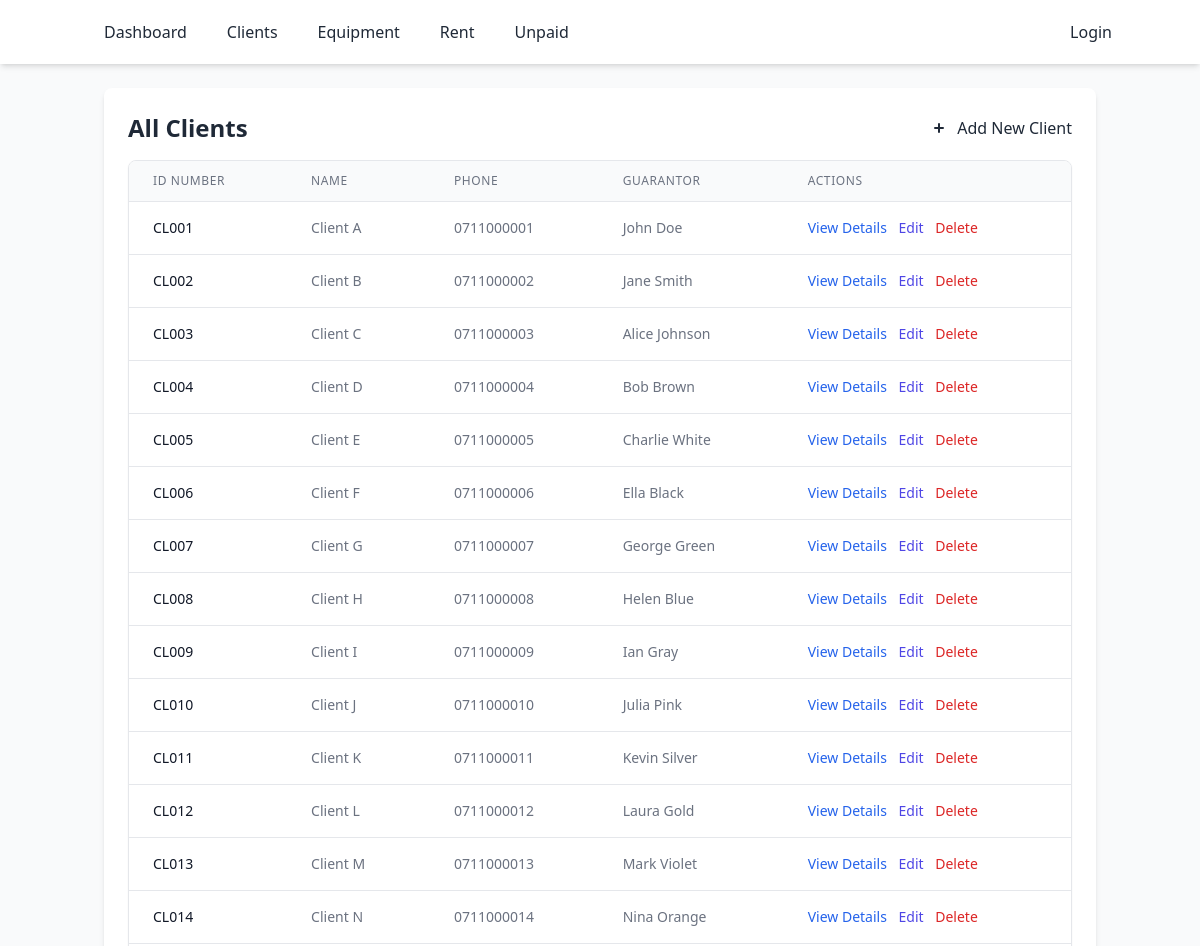
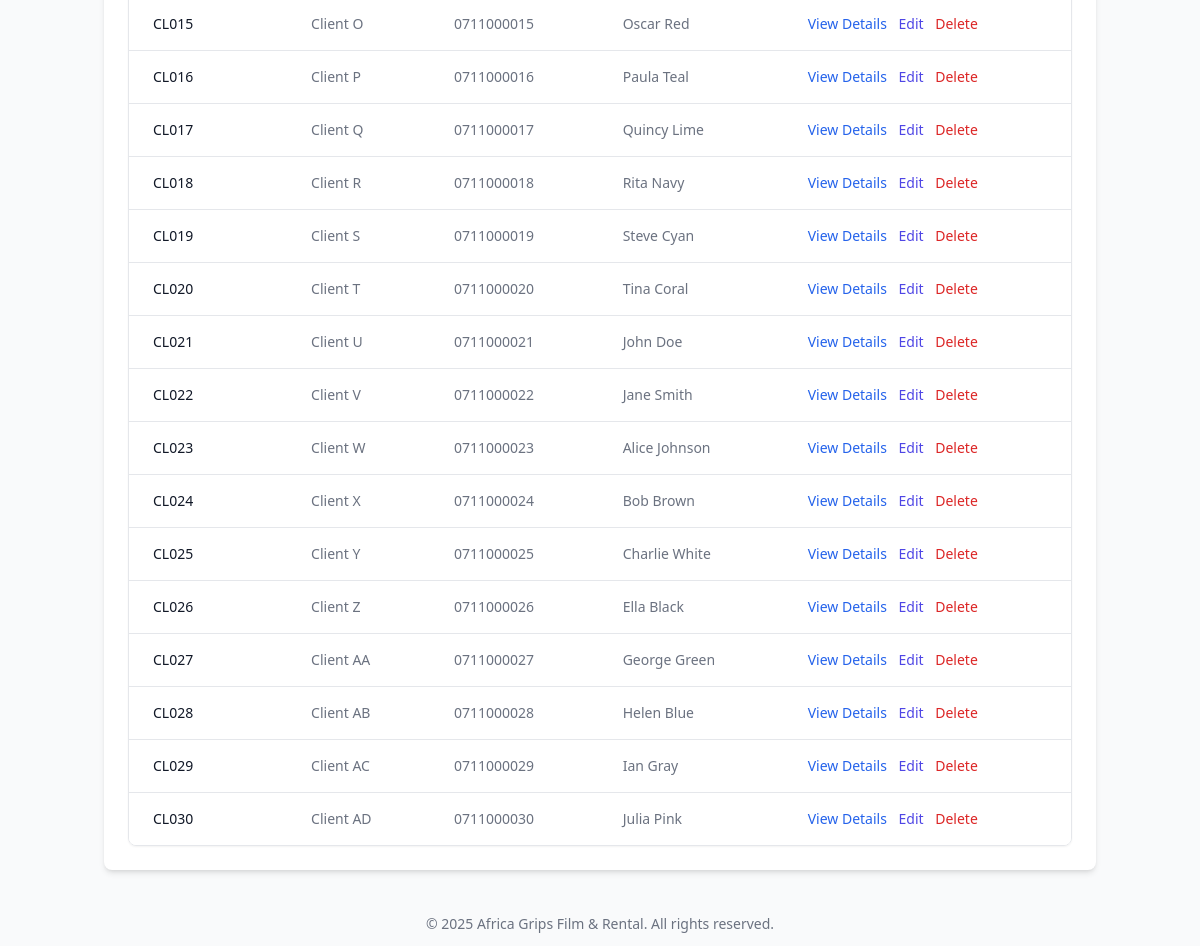
Page /clients/list.php on the committed database (2 pictures, top to bottom).
### tables this page shows
CREATE TABLE clients (
    id INT AUTO_INCREMENT PRIMARY KEY,
    client_id VARCHAR(100) NOT NULL,
    client_name VARCHAR(255) NOT NULL,
    client_phone VARCHAR(20) NOT NULL,
    guarantor_id INT,
    created_at TIMESTAMP DEFAULT CURRENT_TIMESTAMP,
    FOREIGN KEY (guarantor_id) REFERENCES guarantors(id)
);

CREATE TABLE guarantors (
    id INT AUTO_INCREMENT PRIMARY KEY,
    name VARCHAR(255) NOT NULL,
    id_number VARCHAR(100) NOT NULL,
    phone_number VARCHAR(20) NOT NULL,
    otp_code VARCHAR(10),
    verified BOOLEAN DEFAULT FALSE,
    created_at TIMESTAMP DEFAULT CURRENT_TIMESTAMP
);

### config/db.php (called while the page is built, shortened)
<?php
$host = 'localhost';
$db   = 'africa_grips';
$user = 'root';
$pass = '';
try {
    $pdo = new PDO("mysql:host=$host;dbname=$db;charset=utf8", $user, $pass);
    $pdo->setAttribute(PDO::ATTR_ERRMODE, PDO::ERRMODE_EXCEPTION);
} catch (PDOException $e) {
    die("Database connection failed: " . $e->getMessage());
}
function fetchAll($table, $conditions = []) {
    global $pdo;
    $sql = "SELECT * FROM $table";
    $stmt = $pdo->prepare($sql);
    $stmt->execute($conditions);
    return $stmt->fetchAll(PDO::FETCH_ASSOC);
}
function fetchOne($table, $conditions) {
    global $pdo;
    $sql = "SELECT * FROM $table WHERE ";
    $whereClause = '';
    foreach ($conditions as $key => $value) {
        $whereClause .= "$key=:$key AND ";
    }
    $whereClause = rtrim($whereClause, ' AND ');
    $sql .= $whereClause . " LIMIT 1";
    $stmt = $pdo->prepare($sql);
    $stmt->execute($conditions);
    return $stmt->fetch(PDO::FETCH_ASSOC);
}
?>

### clients/list.php (the view, shortened to what this page needs)
<?php
require_once "../config/db.php";
require_once "../includes/header.php";
$clients = fetchAll('clients');
?>
<div class="bg-white shadow-md rounded-lg p-6 mb-6">
    <div class="flex items-center justify-between mb-4">
        <h2 class="text-2xl font-bold text-gray-800">All Clients</h2>
        <a href="add.php" class="btn-success inline-flex items-center">
            <svg xmlns="http://www.w3.org/2000/svg" class="h-5 w-5 mr-2" viewBox="0 0 20 20" fill="currentColor">
                <path fill-rule="evenodd" d="M10 5a1 1 0 011 1v3h3a1 1 0 110 2h-3v3a1 1 0 11-2 0v-3H6a1 1 0 110-2h3V6a1 1 0 011-1z" clip-rule="evenodd" />
            </svg>
            Add New Client
        </a>
    </div>
    <div class="overflow-x-auto rounded-lg shadow-sm border border-gray-200">
        <table class="min-w-full divide-y divide-gray-200">
            <thead class="bg-gray-50">
                <tr>
                    <th scope="col" class="px-6 py-3 text-left text-xs font-medium text-gray-500 uppercase tracking-wider">ID Number</th>
                    <th scope="col" class="px-6 py-3 text-left text-xs font-medium text-gray-500 uppercase tracking-wider">Name</th>
                    <th scope="col" class="px-6 py-3 text-left text-xs font-medium text-gray-500 uppercase tracking-wider">Phone</th>
                    <th scope="col" class="px-6 py-3 text-left text-xs font-medium text-gray-500 uppercase tracking-wider">Guarantor</th>
                    <th scope="col" class="px-6 py-3 text-left text-xs font-medium text-gray-500 uppercase tracking-wider">Actions</th>
                </tr>
            </thead>
            <tbody class="bg-white divide-y divide-gray-200">
                <?php if (empty($clients)) : ?>
                    <tr>
                        <td colspan="5" class="px-6 py-4 whitespace-nowrap text-center text-gray-500">No clients found.</td>
                    </tr>
                <?php else : ?>
                    <?php foreach ($clients as $client): ?>
                        <tr>
                            <td class="px-6 py-4 whitespace-nowrap text-sm font-medium text-gray-900"><?= htmlspecialchars($client['client_id']) ?></td>
                            <td class="px-6 py-4 whitespace-nowrap text-sm text-gray-500"><?= htmlspecialchars($client['client_name']) ?></td>
                            <td class="px-6 py-4 whitespace-nowrap text-sm text-gray-500"><?= htmlspecialchars($client['client_phone']) ?></td>
                            <td class="px-6 py-4 whitespace-nowrap text-sm text-gray-500">
                                <?php
                                $guarantor = fetchOne('guarantors', ['id' => $client['guarantor_id']]);
                                echo $guarantor ? htmlspecialchars($guarantor['name']) : '<span class="text-red-500">N/A</span>';
                                ?>
                            </td>
                            <td class="px-6 py-4 whitespace-nowrap text-sm font-medium space-x-2">
                                <a href="profile.php?id=<?= $client['id'] ?>" class="text-blue-600 hover:text-blue-900">View Details</a>
                                <a href="edit.php?id=<?= $client['id'] ?>" class="text-indigo-600 hover:text-indigo-900">Edit</a>
                                <a href="delete.php?id=<?= $client['id'] ?>" class="text-red-600 hover:text-red-900" onclick="return confirm('Are you sure you want to delete this client?');">Delete</a>
                            </td>
                        </tr>
                    <?php endforeach; ?>
                <?php endif; ?>
            </tbody>
        </table>
    </div>
</div>
<?php include_once "../includes/footer.php"; ?>

### includes/header.php (style rules this page uses)
.btn-success { @apply btn-base bg-green-600 text-white hover:bg-green-700 focus:outline-none focus:ring-2 focus:ring-offset-2 focus:ring-green-500; }

### rows in the picture
clients: client "CL001", client_name "Client A", client_phone "0711000001", guarantor.name "John Doe"
clients: client "CL002", client_name "Client B", client_phone "0711000002", guarantor.name "Jane Smith"
clients: client "CL003", client_name "Client C", client_phone "0711000003", guarantor.name "Alice Johnson"
clients: client "CL004", client_name "Client D", client_phone "0711000004", guarantor.name "Bob Brown"
clients: client "CL005", client_name "Client E", client_phone "0711000005", guarantor.name "Charlie White"
clients: client "CL006", client_name "Client F", client_phone "0711000006", guarantor.name "Ella Black"
clients: client "CL007", client_name "Client G", client_phone "0711000007", guarantor.name "George Green"
clients: client "CL008", client_name "Client H", client_phone "0711000008", guarantor.name "Helen Blue"
clients: client "CL009", client_name "Client I", client_phone "0711000009", guarantor.name "Ian Gray"
clients: client "CL010", client_name "Client J", client_phone "0711000010", guarantor.name "Julia Pink"
clients: client "CL011", client_name "Client K", client_phone "0711000011", guarantor.name "Kevin Silver"
clients: client "CL012", client_name "Client L", client_phone "0711000012", guarantor.name "Laura Gold"
clients: client "CL013", client_name "Client M", client_phone "0711000013", guarantor.name "Mark Violet"
clients: client "CL014", client_name "Client N", client_phone "0711000014", guarantor.name "Nina Orange"
clients: client "CL015", client_name "Client O", client_phone "0711000015", guarantor.name "Oscar Red"
clients: client "CL016", client_name "Client P", client_phone "0711000016", guarantor.name "Paula Teal"
clients: client "CL017", client_name "Client Q", client_phone "0711000017", guarantor.name "Quincy Lime"
clients: client "CL018", client_name "Client R", client_phone "0711000018", guarantor.name "Rita Navy"
clients: client "CL019", client_name "Client S", client_phone "0711000019", guarantor.name "Steve Cyan"
clients: client "CL020", client_name "Client T", client_phone "0711000020", guarantor.name "Tina Coral"
clients: client "CL021", client_name "Client U", client_phone "0711000021", guarantor.name "John Doe"
clients: client "CL022", client_name "Client V", client_phone "0711000022", guarantor.name "Jane Smith"
clients: client "CL023", client_name "Client W", client_phone "0711000023", guarantor.name "Alice Johnson"
clients: client "CL024", client_name "Client X", client_phone "0711000024", guarantor.name "Bob Brown"
clients: client "CL025", client_name "Client Y", client_phone "0711000025", guarantor.name "Charlie White"
clients: client "CL026", client_name "Client Z", client_phone "0711000026", guarantor.name "Ella Black"
clients: client "CL027", client_name "Client AA", client_phone "0711000027", guarantor.name "George Green"
clients: client "CL028", client_name "Client AB", client_phone "0711000028", guarantor.name "Helen Blue"
clients: client "CL029", client_name "Client AC", client_phone "0711000029", guarantor.name "Ian Gray"
clients: client "CL030", client_name "Client AD", client_phone "0711000030", guarantor.name "Julia Pink"
